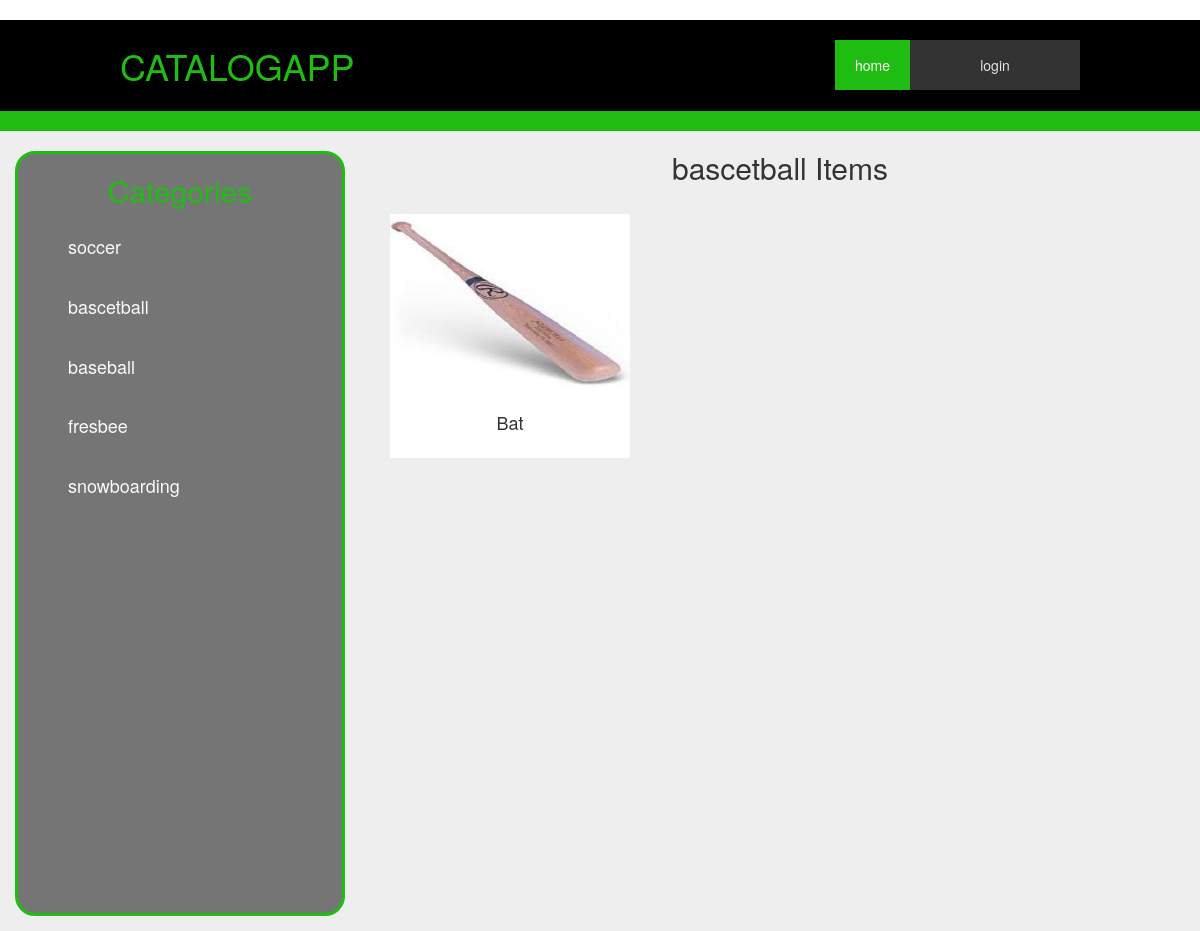
Page /catalog/bascetball/items/?category_id=2 on the committed database.
### db_setup.py (models this page shows, shortened)
class Category(Base):
    __tablename__ = 'category'
    id = Column(Integer, primary_key=True)
    name = Column(String(80), nullable=False)

class Item(Base):
    __tablename__ = 'item'
    id = Column(Integer, primary_key=True)
    name = Column(String(80), nullable=False)
    description = Column(String(250))
    photo = Column(String(250))
    category_id = Column(Integer, ForeignKey('category.id'))
    category = relationship(Category)
    user_id = Column(Integer, ForeignKey('user.id'))
    user = relationship(User)

### catalogapp.py (the view)
@app.route('/catalog/<string:category>/items/')
def showItems(category):
    category_id = request.args.get('category_id')
    categories = session.query(Category).all()
    items = session.query(Item).filter_by(category_id=category_id).all()
    return render_template('items.html', categories=categories,
                           items=items, categoryname=category)

### templates/items.html (shortened to what this page needs)
﻿{% extends "main.html" %}
{% block content %}
{% include "header.html" %}
    <div  class="bg-gry">
        <div id="sidbar">
            <div id='Categories'>
                <h2>Categories</h2>
                    <ul>
                        {% for c in categories%}
                        <li><a href="{{ url_for('showItems',category = c.name, category_id = c.id)}}"><h4>{{c.name}}</h4></a></li>
                        {% endfor %}
                    </ul>
            </div>
        </div>
        <div class="items">
            <div >
                <div class="text-center">
                    <h2>{{categoryname}} Items</h2>
                    <br>
                </div>
            </div>
            <div>
                {% for i in items%}
                <div class="item">
                    <a href="{{ url_for('itemInfo',category = i.category.name, item=i.name, item_id=i.id)}}" class="link" >
                    {% if i.photo != None%}
                    <img src="/static/img/{{i.photo}}" >
                    {% else %}
                    <img src="{{ url_for('static', filename='img/none.jpg') }}" >
                    {% endif %}
                    </a>
                    <div class="item-caption">
                        <h4>{{ i.name }}</h4>
                    </div>
                </div>
                {% endfor%}
            </div>
        </div>
    </div>
        {% endblock %}

### static/styles.css (style rules this page uses)
* { -webkit-box-sizing: border-box; -moz-box-sizing: border-box; box-sizing: border-box; }
body { margin: 0; }
h1, h2, h3, h4, h5, h6 { margin-top: 20px; margin-bottom: 10px; font-weight: 700; }
h2 { font-size: 30px; }
h4 { font-size: 18px; }
.text-center { text-align: center; }
.bg-gry { display: flex; min-height: 800px; background-color: #eeeeee; }
.items { flex: 0 0 70%; padding-right: 15px; padding-left: 15px; margin-right: auto; margin-left: auto; background-color: #eeeeee; }
#sidbar { flex: 30%; top: 0; left: 0; background-color: #eeeeee; padding: 15px; padding-top: 20px; display: flex; flex-direction: column; }
#sidbar h2 { width: 100%; text-align: center; color: rgb(31, 189, 17); margin: 1 px; }
#sidbar #Categories { border-radius: 20px; border: solid rgb(31, 189, 17); flex: 90%; background: #757575; }
#sidbar ul li { padding:10px; list-style-type: none; }
#sidbar ul li h4 { color: #fafafa; }
.item { margin: 0 0 15px; right: 0; position: relative; min-height: 1px; padding-right: 15px; padding-left: 15px; float: left; width: 33.33333333%; }
.item .link { display: block; position: relative; max-width: 300px; margin: 0 auto; }
.item .item-caption { max-width: 400px; margin: 0 auto; background-color: white; text-align: center; padding: 25px; }
.item .item-caption h4 { text-transform: none; margin: 0; }
.item .link img { display: block; max-width: 100%; width: auto; height: auto; }

### rows in the picture
Category: name "soccer"
Category: name "bascetball"
Category: name "baseball"
Category: name "fresbee"
Category: name "snowboarding"
Item: photo (picture), name "Bat"
